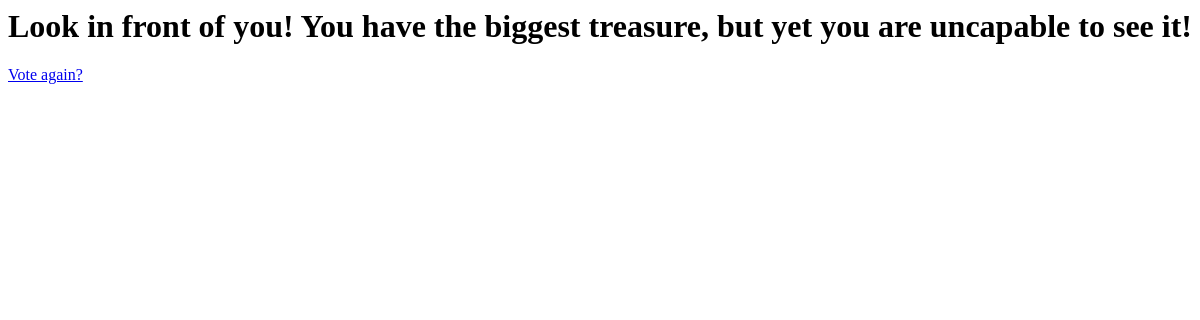
The page /polls/4/results/ on the database as committed earlier.
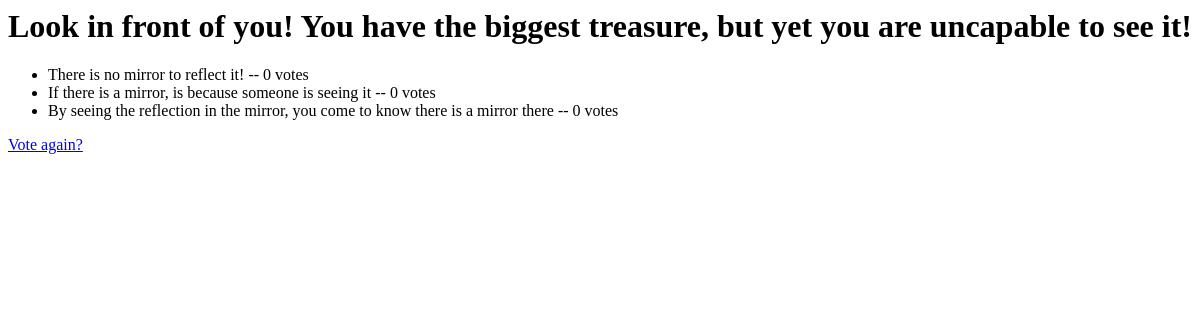
The same page on the database as committed later.
### polls/models.py (models this page shows, shortened)
class Choice(models.Model):
    question=models.ForeignKey(Question,on_delete=models.CASCADE)
    choice_text=models.CharField(max_length=200)
    votes=models.IntegerField(default=0)

### polls/views.py (the view)
# urls.py: path("<int:pk>/results/",views.ResultsView.as_view(), name="results"),
class ResultsView(generic.DetailView):
    model=Question
    template_name="polls/results.html"

### polls/templates/polls/results.html
<h1>{{ question.question_text }}</h1>
<ul>
{% for choice in question.choice_set.all %}
    <li>{{ choice.choice_text }} -- {{ choice.votes }} vote{{ choice.votes|pluralize }}</li>
{% endfor %}
</ul>
<a href="{% url 'polls:detail' question.id %}">Vote again?</a>

Rows that differ between the two databases and show on the page:
added Choice: choice_text "There is no mirror to reflect it!", votes "0"
added Choice: choice_text "If there is a mirror, is because someone is seeing it", votes "0"
added Choice: choice_text "By seeing the reflection in the mirror, you come to know there is a mirror there", votes "0"
